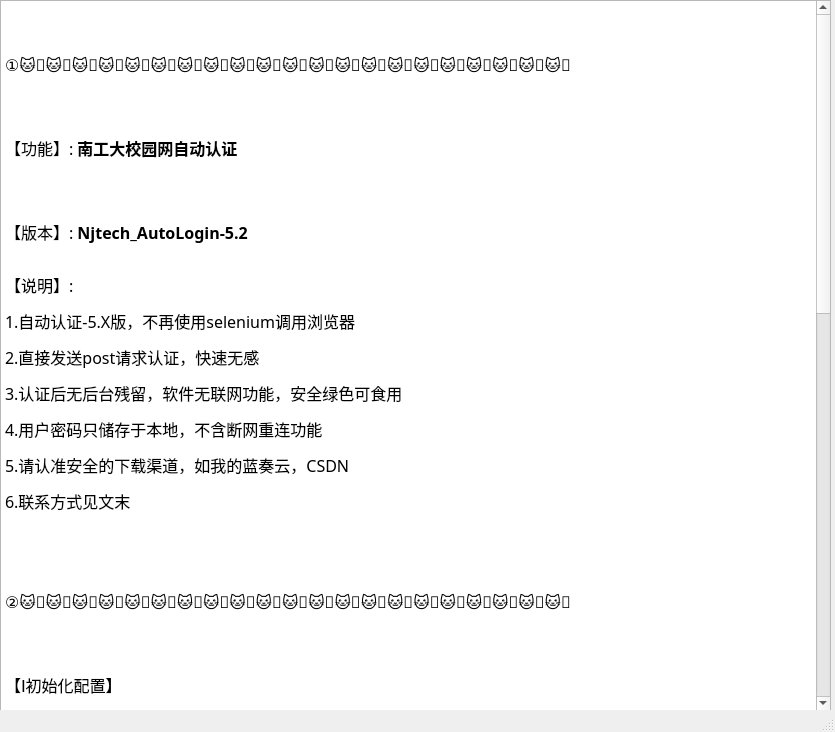
<?xml version="1.0" encoding="UTF-8"?>
<ui version="4.0">
 <class>MainWindow</class>
 <widget class="QMainWindow" name="MainWindow">
  <property name="geometry">
   <rect>
    <x>0</x>
    <y>0</y>
    <width>835</width>
    <height>732</height>
   </rect>
  </property>
  <property name="minimumSize">
   <size>
    <width>835</width>
    <height>732</height>
   </size>
  </property>
  <property name="maximumSize">
   <size>
    <width>835</width>
    <height>732</height>
   </size>
  </property>
  <property name="windowTitle">
   <string>MainWindow</string>
  </property>
  <widget class="QWidget" name="centralwidget">
   <widget class="QTextBrowser" name="textBrowser">
    <property name="geometry">
     <rect>
      <x>0</x>
      <y>0</y>
      <width>831</width>
      <height>711</height>
     </rect>
    </property>
    <property name="font">
     <font>
      <family>微软雅黑</family>
      <pointsize>10</pointsize>
     </font>
    </property>
    <property name="html">
     <string>&lt;!DOCTYPE HTML PUBLIC &quot;-//W3C//DTD HTML 4.0//EN&quot; &quot;http://www.w3.org/TR/REC-html40/strict.dtd&quot;&gt;
&lt;html&gt;&lt;head&gt;&lt;meta name=&quot;qrichtext&quot; content=&quot;1&quot; /&gt;&lt;style type=&quot;text/css&quot;&gt;
p, li { white-space: pre-wrap; }
&lt;/style&gt;&lt;/head&gt;&lt;body style=&quot; font-family:'微软雅黑'; font-size:10pt; font-weight:400; font-style:normal;&quot;&gt;
&lt;p align=&quot;justify&quot; style=&quot; margin-top:12px; margin-bottom:12px; margin-left:0px; margin-right:0px; -qt-block-indent:0; text-indent:0px;&quot;&gt;&lt;br /&gt;&lt;/p&gt;
&lt;p align=&quot;justify&quot; style=&quot; margin-top:12px; margin-bottom:12px; margin-left:0px; margin-right:0px; -qt-block-indent:0; text-indent:0px;&quot;&gt;&lt;span style=&quot; font-family:'SimSun'; font-size:12pt;&quot;&gt;①🐱‍👤🐱‍👤🐱‍👤🐱‍👤🐱‍👤🐱‍👤🐱‍👤🐱‍👤🐱‍👤🐱‍👤🐱‍👤🐱‍👤🐱‍👤🐱‍👤🐱‍👤🐱‍👤🐱‍👤🐱‍👤🐱‍👤🐱‍👤🐱‍👤&lt;/span&gt;&lt;/p&gt;
&lt;p align=&quot;justify&quot; style=&quot; margin-top:12px; margin-bottom:12px; margin-left:0px; margin-right:0px; -qt-block-indent:0; text-indent:0px;&quot;&gt;&lt;br /&gt;&lt;/p&gt;
&lt;p align=&quot;justify&quot; style=&quot; margin-top:12px; margin-bottom:12px; margin-left:0px; margin-right:0px; -qt-block-indent:0; text-indent:0px;&quot;&gt;&lt;span style=&quot; font-family:'SimSun'; font-size:12pt;&quot;&gt;【功能】: &lt;/span&gt;&lt;span style=&quot; font-family:'SimSun'; font-size:12pt; font-weight:600;&quot;&gt;南工大校园网自动认证&lt;/span&gt;&lt;/p&gt;
&lt;p align=&quot;justify&quot; style=&quot; margin-top:12px; margin-bottom:12px; margin-left:0px; margin-right:0px; -qt-block-indent:0; text-indent:0px;&quot;&gt;&lt;br /&gt;&lt;/p&gt;
&lt;p align=&quot;justify&quot; style=&quot; margin-top:12px; margin-bottom:12px; margin-left:0px; margin-right:0px; -qt-block-indent:0; text-indent:0px;&quot;&gt;&lt;span style=&quot; font-family:'SimSun'; font-size:12pt;&quot;&gt;【版本】: &lt;/span&gt;&lt;span style=&quot; font-family:'SimSun'; font-size:12pt; font-weight:600;&quot;&gt;Njtech_AutoLogin-5.2&lt;/span&gt;&lt;br /&gt;&lt;/p&gt;
&lt;p align=&quot;justify&quot; style=&quot; margin-top:12px; margin-bottom:12px; margin-left:0px; margin-right:0px; -qt-block-indent:0; text-indent:0px;&quot;&gt;&lt;span style=&quot; font-family:'SimSun'; font-size:12pt;&quot;&gt;【说明】: &lt;/span&gt;&lt;/p&gt;
&lt;p align=&quot;justify&quot; style=&quot; margin-top:12px; margin-bottom:12px; margin-left:0px; margin-right:0px; -qt-block-indent:0; text-indent:0px;&quot;&gt;&lt;span style=&quot; font-family:'SimSun'; font-size:12pt;&quot;&gt;1.自动认证-5.X版，不再使用selenium调用浏览器&lt;/span&gt;&lt;/p&gt;
&lt;p align=&quot;justify&quot; style=&quot; margin-top:12px; margin-bottom:12px; margin-left:0px; margin-right:0px; -qt-block-indent:0; text-indent:0px;&quot;&gt;&lt;span style=&quot; font-family:'SimSun'; font-size:12pt;&quot;&gt;2.直接发送post请求认证，快速无感&lt;/span&gt;&lt;/p&gt;
&lt;p align=&quot;justify&quot; style=&quot; margin-top:12px; margin-bottom:12px; margin-left:0px; margin-right:0px; -qt-block-indent:0; text-indent:0px;&quot;&gt;&lt;span style=&quot; font-family:'SimSun'; font-size:12pt;&quot;&gt;3.认证后无后台残留，软件无联网功能，安全绿色可食用&lt;/span&gt;&lt;/p&gt;
&lt;p align=&quot;justify&quot; style=&quot; margin-top:12px; margin-bottom:12px; margin-left:0px; margin-right:0px; -qt-block-indent:0; text-indent:0px;&quot;&gt;&lt;span style=&quot; font-family:'SimSun'; font-size:12pt;&quot;&gt;4.用户密码只储存于本地，不含断网重连功能&lt;/span&gt;&lt;/p&gt;
&lt;p align=&quot;justify&quot; style=&quot; margin-top:12px; margin-bottom:12px; margin-left:0px; margin-right:0px; -qt-block-indent:0; text-indent:0px;&quot;&gt;&lt;span style=&quot; font-family:'SimSun'; font-size:12pt;&quot;&gt;5.请认准安全的下载渠道，如我的蓝奏云，CSDN&lt;/span&gt;&lt;/p&gt;
&lt;p align=&quot;justify&quot; style=&quot; margin-top:12px; margin-bottom:12px; margin-left:0px; margin-right:0px; -qt-block-indent:0; text-indent:0px;&quot;&gt;&lt;span style=&quot; font-family:'SimSun'; font-size:12pt;&quot;&gt;6.联系方式见文末&lt;/span&gt;&lt;br /&gt;&lt;/p&gt;
&lt;p align=&quot;justify&quot; style=&quot; margin-top:12px; margin-bottom:12px; margin-left:0px; margin-right:0px; -qt-block-indent:0; text-indent:0px;&quot;&gt;&lt;br /&gt;&lt;/p&gt;
&lt;p align=&quot;justify&quot; style=&quot; margin-top:12px; margin-bottom:12px; margin-left:0px; margin-right:0px; -qt-block-indent:0; text-indent:0px;&quot;&gt;&lt;span style=&quot; font-family:'SimSun'; font-size:12pt;&quot;&gt;②🐱‍👤🐱‍👤🐱‍👤🐱‍👤🐱‍👤🐱‍👤🐱‍👤🐱‍👤🐱‍👤🐱‍👤🐱‍👤🐱‍👤🐱‍👤🐱‍👤🐱‍👤🐱‍👤🐱‍👤🐱‍👤🐱‍👤🐱‍👤🐱‍👤&lt;/span&gt;&lt;/p&gt;
&lt;p align=&quot;justify&quot; style=&quot; margin-top:12px; margin-bottom:12px; margin-left:0px; margin-right:0px; -qt-block-indent:0; text-indent:0px;&quot;&gt;&lt;br /&gt;&lt;/p&gt;
&lt;p align=&quot;justify&quot; style=&quot; margin-top:12px; margin-bottom:12px; margin-left:0px; margin-right:0px; -qt-block-indent:0; text-indent:0px;&quot;&gt;&lt;span style=&quot; font-family:'SimSun'; font-size:12pt;&quot;&gt;【Ⅰ初始化配置】&lt;/span&gt;&lt;/p&gt;
&lt;p align=&quot;justify&quot; style=&quot; margin-top:12px; margin-bottom:12px; margin-left:0px; margin-right:0px; -qt-block-indent:0; text-indent:0px;&quot;&gt;&lt;span style=&quot; font-family:'SimSun'; font-size:12pt;&quot;&gt;1.程序会自动初始化配置&lt;/span&gt;&lt;/p&gt;
&lt;p align=&quot;justify&quot; style=&quot; margin-top:12px; margin-bottom:12px; margin-left:0px; margin-right:0px; -qt-block-indent:0; text-indent:0px;&quot;&gt;&lt;span style=&quot; font-family:'SimSun'; font-size:12pt;&quot;&gt;2.请勿删除Config目录，删除后程序无法正常启动&lt;/span&gt;&lt;/p&gt;
&lt;p align=&quot;justify&quot; style=&quot; margin-top:12px; margin-bottom:12px; margin-left:0px; margin-right:0px; -qt-block-indent:0; text-indent:0px;&quot;&gt;&lt;br /&gt;&lt;/p&gt;
&lt;p align=&quot;justify&quot; style=&quot; margin-top:12px; margin-bottom:12px; margin-left:0px; margin-right:0px; -qt-block-indent:0; text-indent:0px;&quot;&gt;&lt;span style=&quot; font-family:'SimSun'; font-size:12pt;&quot;&gt;【Ⅱ运行及开机自启】&lt;/span&gt;&lt;/p&gt;
&lt;p align=&quot;justify&quot; style=&quot; margin-top:12px; margin-bottom:12px; margin-left:0px; margin-right:0px; -qt-block-indent:0; text-indent:0px;&quot;&gt;&lt;span style=&quot; font-family:'SimSun'; font-size:12pt;&quot;&gt;1.勾选开机自启，程序自动注入注册表&lt;/span&gt;&lt;/p&gt;
&lt;p align=&quot;justify&quot; style=&quot; margin-top:12px; margin-bottom:12px; margin-left:0px; margin-right:0px; -qt-block-indent:0; text-indent:0px;&quot;&gt;&lt;span style=&quot; font-family:'SimSun'; font-size:12pt;&quot;&gt;2.取消勾选，则删除注册键值对，无残留&lt;/span&gt;&lt;/p&gt;
&lt;p align=&quot;justify&quot; style=&quot; margin-top:12px; margin-bottom:12px; margin-left:0px; margin-right:0px; -qt-block-indent:0; text-indent:0px;&quot;&gt;&lt;br /&gt;&lt;br /&gt;&lt;/p&gt;
&lt;p align=&quot;justify&quot; style=&quot; margin-top:12px; margin-bottom:12px; margin-left:0px; margin-right:0px; -qt-block-indent:0; text-indent:0px;&quot;&gt;&lt;span style=&quot; font-family:'SimSun'; font-size:12pt;&quot;&gt;③🐱‍👤🐱‍👤🐱‍👤🐱‍👤🐱‍👤🐱‍👤🐱‍👤🐱‍👤🐱‍👤🐱‍👤🐱‍👤🐱‍👤🐱‍👤🐱‍👤🐱‍👤🐱‍👤🐱‍👤🐱‍👤🐱‍👤🐱‍👤🐱‍👤&lt;/span&gt;&lt;/p&gt;
&lt;p align=&quot;justify&quot; style=&quot; margin-top:12px; margin-bottom:12px; margin-left:0px; margin-right:0px; -qt-block-indent:0; text-indent:0px;&quot;&gt;&lt;br /&gt;&lt;/p&gt;
&lt;p align=&quot;justify&quot; style=&quot; margin-top:12px; margin-bottom:12px; margin-left:0px; margin-right:0px; -qt-block-indent:0; text-indent:0px;&quot;&gt;&lt;span style=&quot; font-family:'SimSun'; font-size:12pt;&quot;&gt;【CSDN文章链接】&lt;/span&gt;&lt;/p&gt;
&lt;p align=&quot;justify&quot; style=&quot; margin-top:12px; margin-bottom:12px; margin-left:0px; margin-right:0px; -qt-block-indent:0; text-indent:0px;&quot;&gt;&lt;br /&gt;&lt;span style=&quot; font-family:'SimSun'; font-size:12pt;&quot;&gt;更详细的说明请移步在下的CSDN博客:&lt;/span&gt;&lt;/p&gt;
&lt;p align=&quot;justify&quot; style=&quot; margin-top:12px; margin-bottom:12px; margin-left:0px; margin-right:0px; -qt-block-indent:0; text-indent:0px;&quot;&gt;&lt;span style=&quot; font-family:'SimSun'; font-size:9pt; font-weight:600;&quot;&gt;https://blog.csdn.net/Alpherkin/article/details/115599094&lt;/span&gt;&lt;br /&gt;&lt;/p&gt;
&lt;p align=&quot;justify&quot; style=&quot; margin-top:12px; margin-bottom:12px; margin-left:0px; margin-right:0px; -qt-block-indent:0; text-indent:0px;&quot;&gt;&lt;br /&gt;&lt;/p&gt;
&lt;p align=&quot;justify&quot; style=&quot; margin-top:12px; margin-bottom:12px; margin-left:0px; margin-right:0px; -qt-block-indent:0; text-indent:0px;&quot;&gt;&lt;span style=&quot; font-family:'SimSun'; font-size:12pt;&quot;&gt;④🐱‍👤🐱‍👤🐱‍👤🐱‍👤🐱‍👤🐱‍👤🐱‍👤🐱‍👤🐱‍👤🐱‍👤🐱‍👤🐱‍👤🐱‍👤🐱‍👤🐱‍👤🐱‍👤🐱‍👤🐱‍👤🐱‍👤🐱‍👤🐱‍👤🐱‍👤🐱‍👤🐱‍👤🐱‍👤🐱‍👤🐱‍👤🐱‍👤&lt;/span&gt;&lt;/p&gt;
&lt;p align=&quot;justify&quot; style=&quot; margin-top:12px; margin-bottom:12px; margin-left:0px; margin-right:0px; -qt-block-indent:0; text-indent:0px;&quot;&gt;&lt;span style=&quot; font-family:'SimSun'; font-size:12pt;&quot;&gt;【联系与反馈】&lt;/span&gt;&lt;/p&gt;
&lt;p align=&quot;center&quot; style=&quot; margin-top:12px; margin-bottom:12px; margin-left:0px; margin-right:0px; -qt-block-indent:0; text-indent:0px;&quot;&gt;&lt;span style=&quot; font-family:'SimSun'; font-size:12pt;&quot;&gt;♥♥♥♥♥♥♥开发不易，客观打个赏吧~~~支持支付宝微信，QQ红包♥♥♥♥♥♥♥&lt;/span&gt;&lt;/p&gt;
&lt;p align=&quot;center&quot; style=&quot; margin-top:12px; margin-bottom:12px; margin-left:0px; margin-right:0px; -qt-block-indent:0; text-indent:0px;&quot;&gt;&lt;span style=&quot; font-family:'SimSun'; font-size:12pt;&quot;&gt;♥♥♥ 开发者: 无白Herk ♥♥♥ &lt;/span&gt;&lt;/p&gt;
&lt;p align=&quot;center&quot; style=&quot; margin-top:12px; margin-bottom:12px; margin-left:0px; margin-right:0px; -qt-block-indent:0; text-indent:0px;&quot;&gt;&lt;span style=&quot; font-family:'SimSun'; font-size:12pt;&quot;&gt;♥♥♥ QQ: Herkines ♥♥♥&lt;/span&gt;&lt;/p&gt;
&lt;p align=&quot;center&quot; style=&quot; margin-top:12px; margin-bottom:12px; margin-left:0px; margin-right:0px; -qt-block-indent:0; text-indent:0px;&quot;&gt;&lt;span style=&quot; font-family:'SimSun'; font-size:12pt;&quot;&gt;♥♥♥ CSDN id: alpherkin ♥♥♥&lt;/span&gt;&lt;/p&gt;
&lt;p align=&quot;center&quot; style=&quot; margin-top:12px; margin-bottom:12px; margin-left:0px; margin-right:0px; -qt-block-indent:0; text-indent:0px;&quot;&gt;&lt;img src=&quot;:/打赏/AliPay.jpg&quot; /&gt;&lt;img src=&quot;:/打赏/WechatPay.png&quot; /&gt;&lt;br /&gt;&lt;/p&gt;
&lt;p align=&quot;justify&quot; style=&quot; margin-top:12px; margin-bottom:12px; margin-left:0px; margin-right:0px; -qt-block-indent:0; text-indent:0px;&quot;&gt;&lt;br /&gt;&lt;/p&gt;
&lt;p align=&quot;justify&quot; style=&quot; margin-top:12px; margin-bottom:12px; margin-left:0px; margin-right:0px; -qt-block-indent:0; text-indent:0px;&quot;&gt;&lt;br /&gt;&lt;/p&gt;&lt;/body&gt;&lt;/html&gt;</string>
    </property>
   </widget>
  </widget>
  <widget class="QMenuBar" name="menubar">
   <property name="geometry">
    <rect>
     <x>0</x>
     <y>0</y>
     <width>835</width>
     <height>26</height>
    </rect>
   </property>
  </widget>
  <widget class="QStatusBar" name="statusbar"/>
 </widget>
 <resources>
  <include location="images/resourse.qrc"/>
 </resources>
 <connections/>
</ui>
